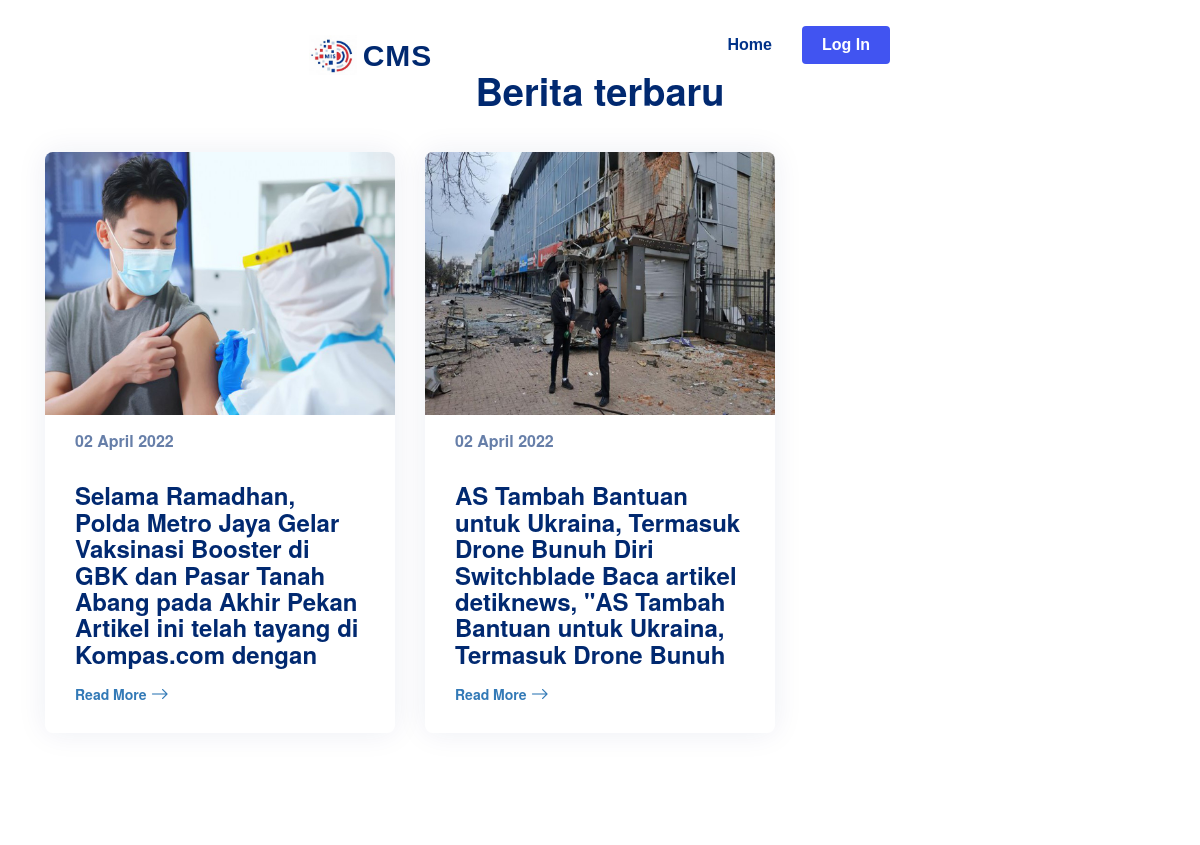
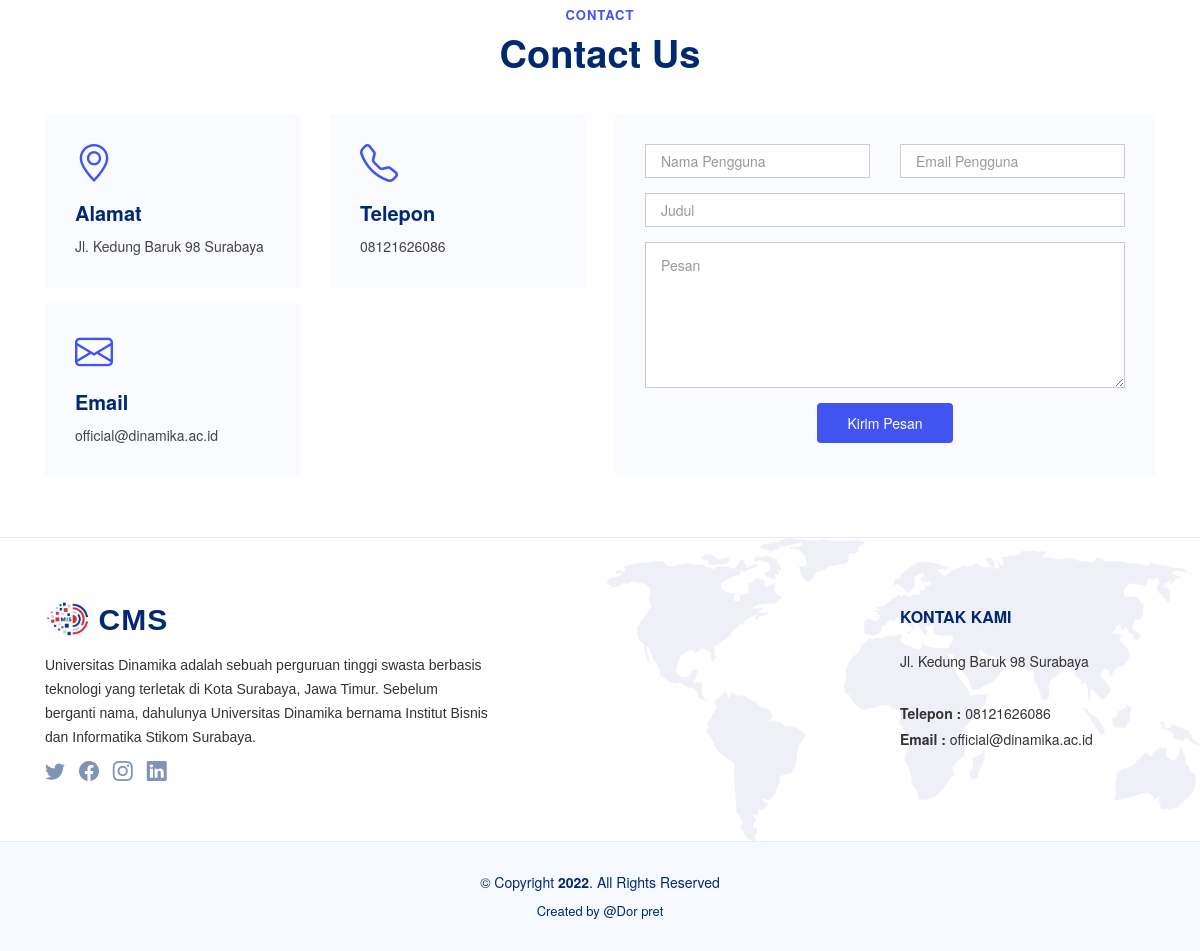
The page / on the database its author committed (2 pictures, top to bottom).
### tables this page shows
CREATE TABLE `blog` (
  `idblog` varchar(6) NOT NULL,
  `tanggal` date NOT NULL,
  `judul` varchar(150) DEFAULT NULL,
  `konten` longtext DEFAULT NULL,
  `idusers` varchar(20) NOT NULL,
  `thumb` varchar(150) DEFAULT NULL
);

### application/controllers/Welcome.php (called while the page is built, shortened)
<?php
class Welcome extends CI_Controller {
    public function index() {
        $jml_identitas = $this->Mglobals->getAllQR("SELECT count(*) as jml FROM identitas;")->jml;
        if($jml_identitas > 0){
            $tersimpan_iden = $this->Mglobals->getAllQR("SELECT logo, alamat, email, tlp FROM identitas;");
            $logo = base_url().'assets/img/noimg.jpg';
            if(strlen($tersimpan_iden->logo) > 0){
                if(file_exists($tersimpan_iden->logo)){
                    $logo = base_url().substr($tersimpan_iden->logo, 2);
                }
            }
            $data['logo'] = $logo;
            $data['alamat'] = $tersimpan_iden->alamat;
            $data['tlp'] = $tersimpan_iden->tlp;
            $data['email'] = $tersimpan_iden->email;
        }else{
            $data['logo'] = base_url().'assets/images/noimg.jpg';
            $data['alamat'] = '';
            $data['tlp'] = '';
            $data['email'] = '';
        }
        $jml_tentang = $this->Mglobals->getAllQR("SELECT count(*) as jml FROM tentang;")->jml;
        if($jml_tentang > 0){
            $tersimpan_tentang = $this->Mglobals->getAllQR("select * from tentang;");
            $data['tentang'] = $tersimpan_tentang->pesan;
        }else{
            $data['tentang'] = "";
        }
        $jml = $this->Mglobals->getAllQR("select count(*) as jml from medsos")->jml;
        if($jml > 0){
            $tersimpan_med = $this->Mglobals->getAllQR("select * from medsos");
            $data['tw'] = $tersimpan_med->tw;
            $data['ig'] = $tersimpan_med->ig;
            $data['fb'] = $tersimpan_med->fb;
            $data['lk'] = $tersimpan_med->lk;
        }else{
            $data['tw'] = "";
            $data['ig'] = "";
            $data['fb'] = "";
            $data['lk'] = "";
        }
        $data['berita'] = $this->Mglobals->getAllQ("select *, date_format(tanggal, '%d %M %Y') as tgl from blog order by idblog desc limit 3;");
        $this->load->view('frontend/index', $data);
    }
}

### index.php (called while the page is built, shortened)
<?php
require_once BASEPATH.'core/CodeIgniter.php';

### application/models/Mglobals.php (called while the page is built, shortened)
<?php
class Mglobals extends CI_Model{
    public function getAllQ($q) {
        $list = $this->db->query($q);
        return $list;
    }
    public function getAllQR($q) {
        $list = $this->db->query($q);
        return $list->row();
    }
}

### application/libraries/Nativesession.php (called while the page is built, shortened)
<?php
class Nativesession {
    public function get($key) {
        return isset($_SESSION[$key]) ? $_SESSION[$key] : null;
    }
}

### application/libraries/Modul.php (called while the page is built, shortened)
<?php
class Modul {
    public function enkrip_url($string) {
        $secret_key = "1111111111111111";
        $secret_iv = "2456378494765431";
        $encrypt_method = "aes-256-cbc";
        $key = hash("sha256", $secret_key);
        $iv = substr(hash("sha256", $secret_iv), 0, 16);
        $result = openssl_encrypt($string, $encrypt_method, $key, 0, $iv);
        $output = base64_encode($result);
        return $output;
    }
}

### application/views/frontend/index.php (the view, shortened to what this page needs)
<!DOCTYPE html>
<html lang="en">
    <head>
        <link href="<?php echo base_url(); ?>assets/front/css/font.css" rel="stylesheet">
        <link href="<?php echo base_url(); ?>assets/front/vendor/bootstrap/css/bootstrap.min.css" rel="stylesheet">
        <link href="<?php echo base_url(); ?>assets/front/vendor/bootstrap-icons/bootstrap-icons.css" rel="stylesheet">
        <link href="<?php echo base_url(); ?>assets/front/vendor/aos/aos.css" rel="stylesheet">
        <link href="<?php echo base_url(); ?>assets/front/vendor/remixicon/remixicon.css" rel="stylesheet">
        <link href="<?php echo base_url(); ?>assets/front/vendor/swiper/swiper-bundle.min.css" rel="stylesheet">
        <link href="<?php echo base_url(); ?>assets/front/vendor/glightbox/css/glightbox.min.css" rel="stylesheet">
        <link href="<?php echo base_url(); ?>assets/front/css/style.css" rel="stylesheet">
        <link href="<?php echo base_url(); ?>assets/front/css/bootstrap.min.css" rel="stylesheet"/>
    </head>
    <body data-bs-spy="scroll" data-bs-target="#navbar" data-bs-offset="100">
        <header id="header" class="header fixed-top">
            <div class="container-fluid container-xl d-flex align-items-center justify-content-between">
                <a href="<?php echo base_url(); ?>" class="logo d-flex align-items-center">
                    <img style="pointer-events: none;" src="<?php echo $logo; ?>" alt="" style="margin-top: -10px;">
                    <span>CMS</span>
                </a>
                <nav id="navbar" class="navbar">
                    <ul>
                        <li><a class="nav-link scrollto" href="#hero">Home</a></li>
                        <?php
                        if($this->nativesession->get('logged_in')){
                            ?>
                        <li><a class="getstarted" href="<?php echo base_url(); ?>login/logout">Log Out</a></li>
                            <?php
                        }else if($this->nativesession->get('logged_siswa')){
                            $ses = $this->nativesession->get('logged_siswa');
                            $nrp = $ses['nrp'];
                            ?>
                        <li><a class="getstarted" href="<?php echo base_url(); ?>login/logoutsiswa">Log Out : <?php echo $nrp; ?></a></li>
                            <?php
                        }else{
                            ?>
                        <li><a class="getstarted" href="<?php echo base_url(); ?>login">Log In</a></li>
                            <?php
                        }
                        ?>
                    </ul>
                </nav>
            </div>
        </header>
        <main id="main">
            <section style="margin-top 100px;" id="recent-blog-posts" class="recent-blog-posts">
                <div class="container" data-aos="fade-up">
                    <header class="section-header">
                        <p>Berita terbaru</p>
                    </header>
                    <div class="row">
                        <?php
                        foreach ($berita->result() as $row) {
                            ?>
                        <div class="col-lg-4">
                            <div class="post-box">
                                <div class="post-img">
                                    <?php
                                    $def = base_url().'assets/img/noimg.jpg';
                                    if(strlen($row->thumb) > 0){
                                        if(file_exists($row->thumb)){
                                            $def = base_url().substr($row->thumb, 2);
                                        }
                                    }
                                    ?>
                                    <img src="<?php echo $def; ?>" class="img-fluid" alt="">
                                </div>
                                <span class="post-date"><?php echo $row->tgl; ?></span>
                                <h3 class="post-title"><?php echo $row->judul ?></h3>
                                <a href="<?php echo base_url(); ?>blogsingle/index/<?php echo $this->modul->enkrip_url($row->idblog); ?>" class="readmore stretched-link mt-auto"><span>Read More</span><i class="bi bi-arrow-right"></i></a>
                            </div>
                        </div>
                            <?php
                        }
                        ?>
                    </div>
                </div>
            </section>
            <section id="contact" class="contact">
                <div class="container" data-aos="fade-up">
                    <header class="section-header">
                        <h2>Contact</h2>
                        <p>Contact Us</p>
                    </header>
                    <div class="row gy-4">
                        <div class="col-lg-6">
                            <div class="row gy-4">
                                <div class="col-md-6">
                                    <div class="info-box">
                                        <i class="bi bi-geo-alt"></i>
                                        <h3>Alamat</h3>
                                        <p><?php echo $alamat; ?></p>
                                    </div>
                                </div>
                                <div class="col-md-6">
                                    <div class="info-box">
                                        <i class="bi bi-telephone"></i>
                                        <h3>Telepon</h3>
                                        <p><?php echo $tlp; ?></p>
                                    </div>
                                </div>
                                <div class="col-md-6">
                                    <div class="info-box">
                                        <i class="bi bi-envelope"></i>
                                        <h3>Email</h3>
                                        <p><?php echo $email; ?></p>
                                    </div>
                                </div>
                            </div>
                        </div>
                        <div class="col-lg-6">
                            <div class="php-email-form">
                                <div class="row gy-4">
                                    <div class="col-md-6">
                                        <input type="text" class="form-control" id="nama" name="nama" placeholder="Nama Pengguna">
                                    </div>
                                    <div class="col-md-6 ">
                                        <input type="email" class="form-control" id="email" name="email" placeholder="Email Pengguna">
                                    </div>
                                    <div class="col-md-12">
                                        <input type="text" class="form-control" id="judul" name="judul" placeholder="Judul">
                                    </div>
                                    <div class="col-md-12">
                                        <textarea class="form-control" id="pesan" name="pesan" rows="6" placeholder="Pesan"></textarea>
                                    </div>
                                    <div class="col-md-12 text-center">
                                        <button id="btnKirimPesan" type="submit" onclick="kirimpesan();">Kirim Pesan</button>
                                    </div>
                                </div>
                            </div>
                        </div>
                    </div>
                </div>
            </section>
        </main>
        <footer id="footer" class="footer">
            <div class="footer-top">
                <div class="container">
                    <div class="row gy-4">
                        <div class="col-lg-5 col-md-12 footer-info">
                            <a href="<?php echo base_url(); ?>welcome" class="logo d-flex align-items-center">
                                <img src="<?php echo $logo; ?>" alt="">
                                <span>CMS</span>
                            </a>
                            <p><?php echo $tentang; ?></p>
                            <div class="social-links mt-3">
                                <a href="<?php echo $tw; ?>" target="_blank" class="twitter"><i class="bi bi-twitter"></i></a>
                                <a href="<?php echo $fb; ?>" target="_blank" class="facebook"><i class="bi bi-facebook"></i></a>
                                <a href="<?php echo $ig; ?>" target="_blank" class="instagram"><i class="bi bi-instagram bx bxl-instagram"></i></a>
                                <a href="<?php echo $lk; ?>" target="_blank" class="linkedin"><i class="bi bi-linkedin bx bxl-linkedin"></i></a>
                            </div>
                        </div>
                        <div class="col-lg-2 col-6 footer-links">
                        </div>
                        <div class="col-lg-2 col-6 footer-links">
                        </div>
                        <div class="col-lg-3 col-md-12 footer-contact text-center text-md-start">
                            <h4>Kontak Kami</h4>
                            <p>
                                <?php echo $alamat; ?><br><br>
                                <strong>Telepon :</strong> <?php echo $tlp; ?><br>
                                <strong>Email   :</strong> <?php echo $email; ?><br>
                            </p>
                        </div>
                    </div>
                </div>
            </div>
            <div class="container">
                <div class="copyright">
                    &copy; Copyright <strong><span><?php echo date('Y'); ?></span></strong>. All Rights Reserved
                </div>
                <div class="credits">
                    Created by @Dor pret
                </div>
            </div>
        </footer>
    </body>
</html>

### rows shown on the page
blog: thumb (picture), tgl "02 April 2022", judul "Selama Ramadhan, Polda Metro Jaya Gelar Vaksinasi Booster di GBK dan Pasar Tanah Abang pada Akhir Pekan Artikel ini telah tayang di Kompas.com dengan"
blog: thumb (picture), tgl "02 April 2022", judul "AS Tambah Bantuan untuk Ukraina, Termasuk Drone Bunuh Diri Switchblade Baca artikel detiknews, \"AS Tambah Bantuan untuk Ukraina, Termasuk Drone Bunuh"

### other values the page prints
$alamat "Jl. Kedung Baruk 98 Surabaya"
$tlp "08121626086"
$email "official@dinamika.ac.id"
